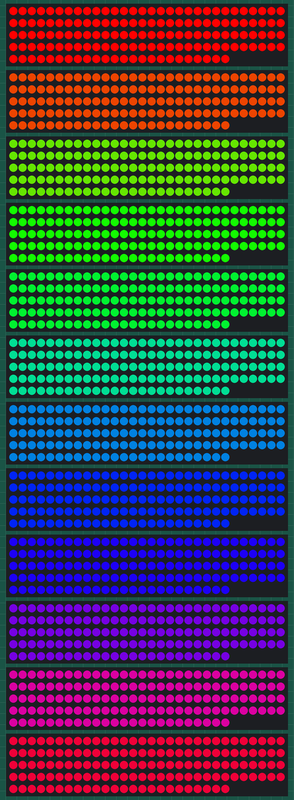
This sketch was run on a simulated Arduino Uno, built with avr-gcc and run on an emulated ATmega328P. On the bench: 12 × 144 RGB LEDs in strip order, left to right, continuing on the next row. Dim RGB values are drawn brighter than linear.

Above: at 0.33 s.
At 0.85 s:
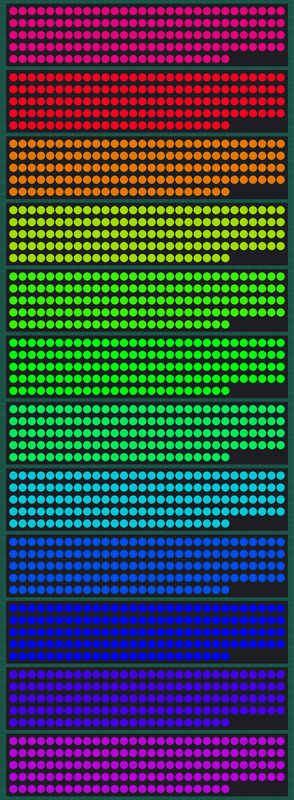
At 1.38 s:
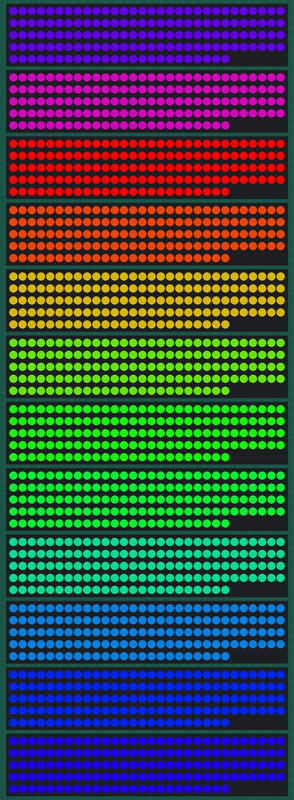
At 2.43 s:
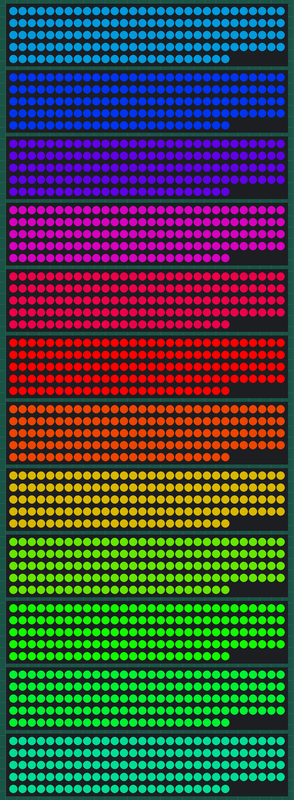
At 3.47 s:
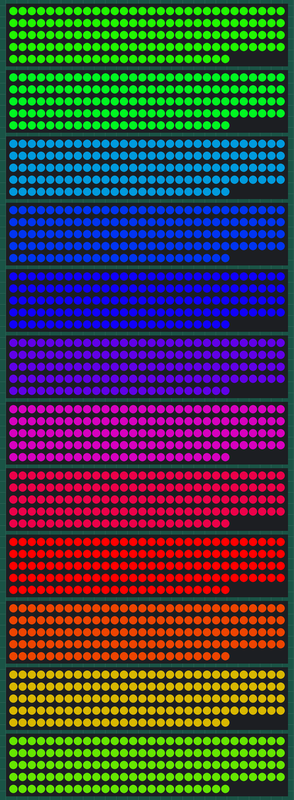
At 4.52 s:
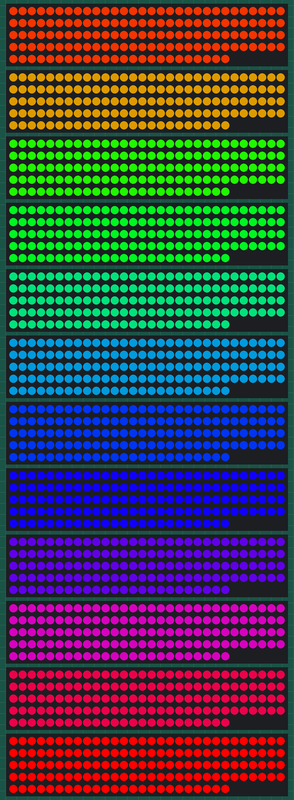

Measured:
- by itself, everything shown: repeats every 4.5 s, in 26 steps

The sketch:

MegaSeizureVortex.ino
```cpp
#include <Adafruit_NeoPixel.h>
#ifdef __AVR__
  #include <avr/power.h>
#endif

Adafruit_NeoPixel layer0 = Adafruit_NeoPixel(144, 2);
Adafruit_NeoPixel layer1 = Adafruit_NeoPixel(144, 3);
Adafruit_NeoPixel layer2 = Adafruit_NeoPixel(144, 4);
Adafruit_NeoPixel layer3 = Adafruit_NeoPixel(144, 5);
Adafruit_NeoPixel layer4 = Adafruit_NeoPixel(144, 6);
Adafruit_NeoPixel layer5 = Adafruit_NeoPixel(144, 7);
Adafruit_NeoPixel layer6 = Adafruit_NeoPixel(144, 8);
Adafruit_NeoPixel layer7 = Adafruit_NeoPixel(144, 9);
Adafruit_NeoPixel layer8 = Adafruit_NeoPixel(144, 10);
Adafruit_NeoPixel layer9 = Adafruit_NeoPixel(144, 11);
Adafruit_NeoPixel layer10 = Adafruit_NeoPixel(144, 12);
Adafruit_NeoPixel layer11 = Adafruit_NeoPixel(144, 13);

// IMPORTANT: To reduce NeoPixel burnout risk, add 1000 uF capacitor across
// pixel power leads, add 300 - 500 Ohm resistor on first pixel's data input
// and minimize distance between Arduino and first pixel.  Avoid connecting
// on a live circuit...if you must, connect GND first.

void setup()
{
  uint8_t  brightness = 255;

  layer0.begin();
  layer0.setBrightness(brightness);
  layer0.show();

  layer1.begin();
  layer1.setBrightness(brightness);
  layer1.show();

  layer2.begin();
  layer2.setBrightness(brightness);
  layer2.show();

  layer3.begin();
  layer3.setBrightness(brightness);
  layer3.show();

  layer4.begin();
  layer4.setBrightness(brightness);
  layer4.show();

  layer5.begin();
  layer5.setBrightness(brightness);
  layer5.show();

  layer6.begin();
  layer6.setBrightness(brightness);
  layer6.show();

  layer7.begin();
  layer7.setBrightness(brightness);
  layer7.show();

  layer8.begin();
  layer8.setBrightness(brightness);
  layer8.show();

  layer9.begin();
  layer9.setBrightness(brightness);
  layer9.show();

  layer10.begin();
  layer10.setBrightness(brightness);
  layer10.show();

  layer11.begin();
  layer11.setBrightness(brightness);
  layer11.show();

}

void loop() {

//for(int f=20; f>1; f--) {
//  rainbow_lowskip(f);
//}

for(int g=10; g<270; g=g+10) {
  if(g < 60)
  {
    for(int skipRepeat = 0; skipRepeat<10; skipRepeat++)
    {
      rainbow_highskip(g);
    }
  }
  else
  {
    rainbow_highskip(g);
  }
}

for(int h=270; h>2; h--) {
  if(h < 60)
  {
    for(int skipRepeat = 0; skipRepeat<5; skipRepeat++)
    {
      rainbow_highskip(h);
    }
  }
  else
  {
    rainbow_highskip(h);
  }
}

for(int e=1; e<20; e++) {
  rainbow_lowskip(e);
}

}

void rainbow_lowskip(int skip)
{
  int i;
  int j;

  for(j=0; j<255; j++)
  {
    if (j % skip != 0)
    {
      for(i=0; i<layer1.numPixels(); i++)
      {
        layer0.setPixelColor(i, Wheel((j) &255));
        layer1.setPixelColor(i, Wheel((j-20)&255));
        layer2.setPixelColor(i, Wheel((j-40)&255));
        layer3.setPixelColor(i, Wheel((j-60)&255));
        layer4.setPixelColor(i, Wheel((j-80)&255));
        layer5.setPixelColor(i, Wheel((j-100)&255));
        layer6.setPixelColor(i, Wheel((j-120)&255));
        layer7.setPixelColor(i, Wheel((j-140)&255));
        layer8.setPixelColor(i, Wheel((j-160)&255));
        layer9.setPixelColor(i, Wheel((j-180)&255));
        layer10.setPixelColor(i, Wheel((j-200)&255));
        layer11.setPixelColor(i, Wheel((j-220)&255));

      }

        layer0.show();
        layer1.show();
        layer2.show();
        layer3.show();
        layer4.show();
        layer5.show();
        layer6.show();
        layer7.show();
        layer8.show();
        layer9.show();
        layer10.show();
        layer11.show();


//      delay(20);
    }
  }

}

void rainbow_highskip(int skip)
{
  int i;
  int j;

  for(j=0; j<255; j++)
  {
    if (j % skip == 0)
    {
      for(i=0; i<layer1.numPixels(); i++)
      {
        layer0.setPixelColor(i, Wheel((j) &255));
        layer1.setPixelColor(i, Wheel((j-20)&255));
        layer2.setPixelColor(i, Wheel((j-60)&255));
        layer3.setPixelColor(i, Wheel((j-80)&255));
        layer4.setPixelColor(i, Wheel((j-100)&255));
        layer5.setPixelColor(i, Wheel((j-120)&255));
        layer6.setPixelColor(i, Wheel((j-140)&255));
        layer7.setPixelColor(i, Wheel((j-160)&255));
        layer8.setPixelColor(i, Wheel((j-180)&255));
        layer9.setPixelColor(i, Wheel((j-200)&255));
        layer10.setPixelColor(i, Wheel((j-220)&255));
        layer11.setPixelColor(i, Wheel((j-240)&255));

      }

        layer0.show();
        layer1.show();
        layer2.show();
        layer3.show();
        layer4.show();
        layer5.show();
        layer6.show();
        layer7.show();
        layer8.show();
        layer9.show();
        layer10.show();
        layer11.show();
    }
  }
}

uint32_t Wheel(float WheelPos) {
//  WheelPos = 255 - WheelPos;
  if(WheelPos < 85) {
    return layer1.Color(255 - WheelPos * 3, 0, WheelPos * 3);
  }
  if(WheelPos < 170) {
    WheelPos -= 85;
    return layer1.Color(0, WheelPos * 3, 255 - WheelPos * 3);
  }
  WheelPos -= 170;
  return layer1.Color(WheelPos * 3, 255 - WheelPos * 3, 0);
}
```
